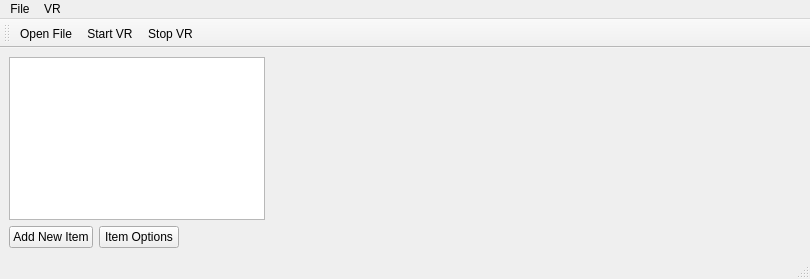
<?xml version="1.0" encoding="UTF-8"?>
<ui version="4.0">
 <class>MainWindow</class>
 <widget class="QMainWindow" name="MainWindow">
  <property name="geometry">
   <rect>
    <x>0</x>
    <y>0</y>
    <width>810</width>
    <height>279</height>
   </rect>
  </property>
  <property name="windowTitle">
   <string>MainWindow</string>
  </property>
  <widget class="QWidget" name="centralwidget">
   <layout class="QVBoxLayout" name="verticalLayout">
    <item>
     <layout class="QHBoxLayout" name="horizontalLayout">
      <item>
       <widget class="QTreeView" name="treeView">
        <property name="sizePolicy">
         <sizepolicy hsizetype="Fixed" vsizetype="Expanding">
          <horstretch>0</horstretch>
          <verstretch>0</verstretch>
         </sizepolicy>
        </property>
        <property name="contextMenuPolicy">
         <enum>Qt::ActionsContextMenu</enum>
        </property>
       </widget>
      </item>
      <item>
       <widget class="QVTKOpenGLNativeWidget" name="vtkWidget" native="true">
        <property name="sizePolicy">
         <sizepolicy hsizetype="Expanding" vsizetype="Expanding">
          <horstretch>0</horstretch>
          <verstretch>0</verstretch>
         </sizepolicy>
        </property>
       </widget>
      </item>
     </layout>
    </item>
    <item>
     <layout class="QHBoxLayout" name="horizontalLayout_2">
      <item>
       <widget class="QPushButton" name="pushButton">
        <property name="text">
         <string>Add New Item</string>
        </property>
       </widget>
      </item>
      <item>
       <widget class="QPushButton" name="pushButton_2">
        <property name="text">
         <string>Item Options</string>
        </property>
       </widget>
      </item>
      <item>
       <spacer name="horizontalSpacer">
        <property name="orientation">
         <enum>Qt::Horizontal</enum>
        </property>
        <property name="sizeHint" stdset="0">
         <size>
          <width>40</width>
          <height>20</height>
         </size>
        </property>
       </spacer>
      </item>
     </layout>
    </item>
   </layout>
  </widget>
  <widget class="QMenuBar" name="menubar">
   <property name="geometry">
    <rect>
     <x>0</x>
     <y>0</y>
     <width>810</width>
     <height>21</height>
    </rect>
   </property>
   <widget class="QMenu" name="menuFile">
    <property name="title">
     <string>File</string>
    </property>
    <addaction name="actionOpen_File"/>
   </widget>
   <widget class="QMenu" name="menuVR">
    <property name="title">
     <string>VR</string>
    </property>
    <addaction name="actionStart_VR"/>
    <addaction name="actionStop_VR"/>
   </widget>
   <addaction name="menuFile"/>
   <addaction name="menuVR"/>
  </widget>
  <widget class="QStatusBar" name="statusbar"/>
  <widget class="QToolBar" name="toolBar">
   <property name="windowTitle">
    <string>toolBar</string>
   </property>
   <attribute name="toolBarArea">
    <enum>TopToolBarArea</enum>
   </attribute>
   <attribute name="toolBarBreak">
    <bool>false</bool>
   </attribute>
   <addaction name="actionOpen_File"/>
   <addaction name="actionStart_VR"/>
   <addaction name="actionStop_VR"/>
  </widget>
  <action name="actionOpen_File">
   <property name="icon">
    <iconset resource="icons.qrc">
     <normaloff>:/Icons/Icons/fileopen.png</normaloff>:/Icons/Icons/fileopen.png</iconset>
   </property>
   <property name="text">
    <string>Open File</string>
   </property>
  </action>
  <action name="actionItem_Options">
   <property name="text">
    <string>Item Options</string>
   </property>
   <property name="toolTip">
    <string>Item Options</string>
   </property>
  </action>
  <action name="actionStart_VR">
   <property name="icon">
    <iconset resource="icons.qrc">
     <normaloff>:/Icons/Icons/startVR.png</normaloff>:/Icons/Icons/startVR.png</iconset>
   </property>
   <property name="text">
    <string>Start VR</string>
   </property>
   <property name="toolTip">
    <string>Start VR</string>
   </property>
  </action>
  <action name="actionStop_VR">
   <property name="icon">
    <iconset resource="icons.qrc">
     <normaloff>:/Icons/Icons/stopVR.png</normaloff>:/Icons/Icons/stopVR.png</iconset>
   </property>
   <property name="text">
    <string>Stop VR</string>
   </property>
   <property name="toolTip">
    <string>Stop VR</string>
   </property>
  </action>
  <action name="actionAdd_New_Item">
   <property name="text">
    <string>Add New Item</string>
   </property>
   <property name="toolTip">
    <string>Add New Item</string>
   </property>
  </action>
 </widget>
 <customwidgets>
  <customwidget>
   <class>QVTKOpenGLNativeWidget</class>
   <extends>QWidget</extends>
   <header>QVTKOpenGLNativeWidget.h</header>
   <container>1</container>
  </customwidget>
 </customwidgets>
 <resources>
  <include location="icons.qrc"/>
 </resources>
 <connections/>
</ui>
